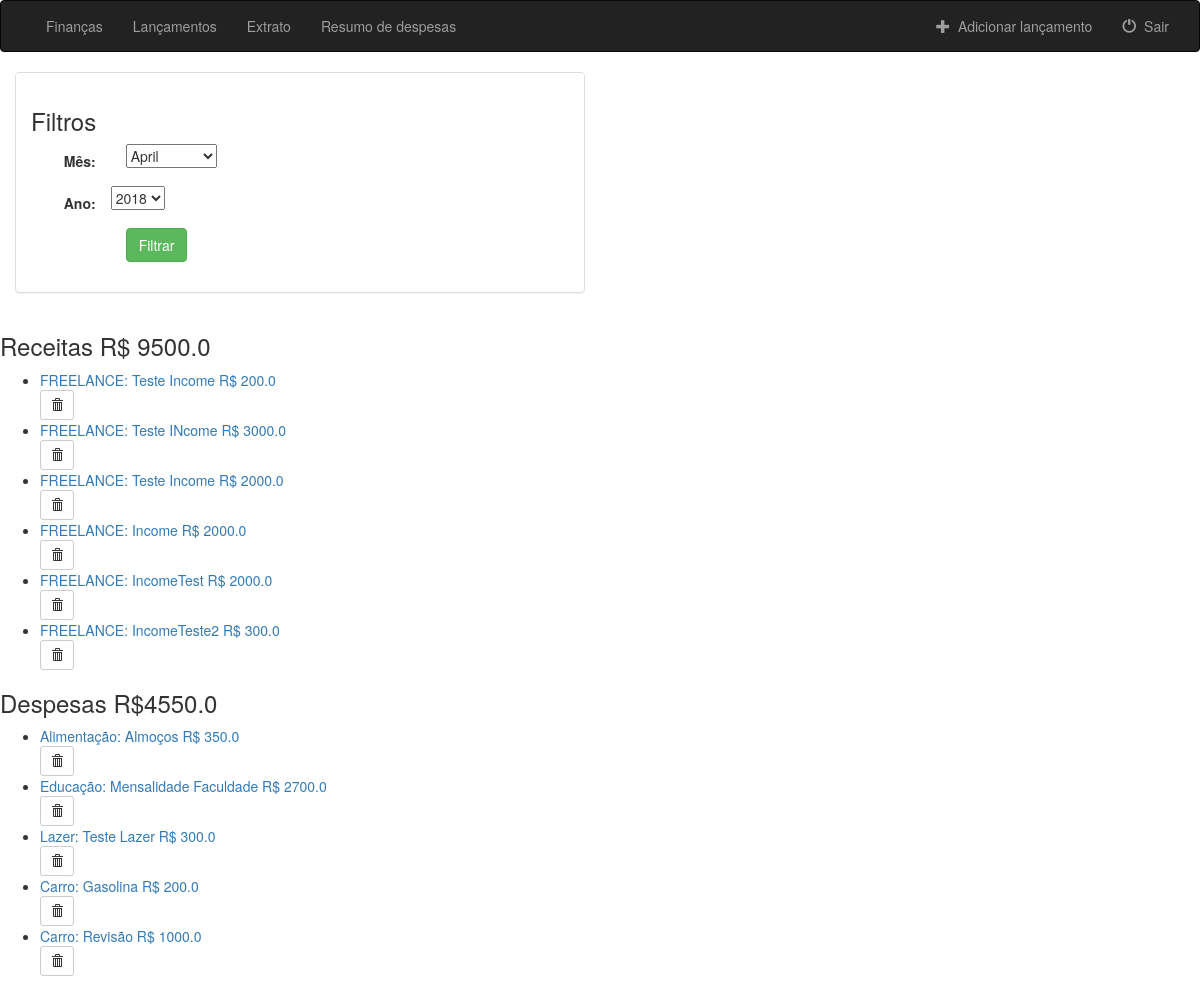
The app's page /finances/list_entry/ (signed in) with its own data.
### finances/models.py (models this page shows, shortened)
class Entry(models.Model):
    agent = models.ForeignKey(User, on_delete=models.CASCADE)
    category = models.ForeignKey(Category, on_delete=models.CASCADE)
    description = models.CharField(max_length=100)
    amount = models.FloatField()
    entry_date = models.DateField(default=timezone.now)
    objects = EntryManager()

class Category(models.Model):
    INCOME = 'IN'
    EXPENSE = 'EX'
    ENTRY_TYPE_CHOICES = (
        (INCOME, 'INCOME'),
        (EXPENSE, 'EXPENSE'),
    )
    entries_type = models.CharField(
        max_length=2,
        choices=ENTRY_TYPE_CHOICES,
        default= EXPENSE,
    )
    description = models.CharField(max_length=100)

### finances/views.py (the view, shortened to what this page needs)
# urls.py: path('list_entry/', views.ListEntry.as_view(), name='list_entry'),
class ListEntry(LoginRequiredMixin, View):
    template_name = 'finances/list_entry.html'
    login_url = 'finances:login_user'
    def get(self, request):
        return get_list_entries(request, None, self.template_name)

### finances/models.py (called while the page is built)
    def get_entries(self, user, month, year, limit, entry_type):
        try:
            return self.order_by('entry_date').filter(
                agent=user, category__in=Category.objects.filter(entries_type__in=entry_type),
                entry_date__month=month, entry_date__year=year
                )[:limit]
        except ObjectDoesNotExist:
            return None

    def get_incomes(self, user, month, year, limit):
        return self.get_entries(user, month, year, limit, [('IN')])

    def get_expenses(self, user, month, year, limit):
        return self.get_entries(user, month, year, limit, [('EX')])

    def get_all_entries(self, user, month, year, limit):
        return self.get_entries(user, month, year, limit, [('IN'), ('EX')])

    def get_entries_amount(self, user, entries):
        return entries.aggregate(Sum('amount'))

    def get_amount_expenses_by_category(self, user, month, year, limit):
        expenses = self.get_expenses(user, month, year, limit)
        return expenses.order_by('category__description').values('category__description').annotate(Sum('amount'))

    def get_expenses_by_category(self, user, month, year, limit):
        expenses = self.get_expenses(user, month, year, limit).values('category__description', 'description', 'amount', 'entry_date')
        return expenses.order_by('category__description', 'entry_date')

### finances/views.py (called while the page is built)
def get_months():
    months = []
    for i in range(1,13):
        months.append((i, calendar.month_name[i]))
    return months

def get_years(current_year, limit):
    years = []
    for i in range(current_year - limit, current_year + limit):
        years.append(i)
    return years

def get_list_expenses_by_category(request, limit, month, year):
    expenses =  Entry.objects.get_expenses_by_category(request.user, month, year, None)
    expenses_by_category = {}
    for result in expenses:
        key = result['category__description']
        if result['category__description'] in expenses_by_category:
            expenses_by_category[result['category__description']].append([
            result['entry_date'],
            result['description'],
            result['amount']
            ])
        else:
            expenses_by_category.setdefault(key, [])
            expenses_by_category[key].append([
            result['entry_date'],
            result['description'],
            result['amount']
            ])
    return expenses_by_category

### finances/templates/finances/list_entry.html (shortened to what this page needs)
{% extends 'finances/base.html' %}
{% block body %}
<div class="container-fluid">
        <div class="row">
            <div class="col-sm-12 col-md-6">
                <div class="panel panel-default">
                    <div class="panel-body">
                        <h3>Filtros</h3>
                        <form class="form-horizontal" role="form" action="{% url 'finances:list_entry'%}" method="post" enctype="multipart/form-data">
                            <div class="form-group">
                                <label class="control-label col-sm-2" for="id_month">Mês:</label>
                                <div class="col-sm-10">
                                    <select id="id_month"name="month">
                                        {% for month in months %}
                                            <option value="{{month.0}}"
                                            {% if month.0 == current_month%}selected="selected"{% endif %}>{{month.1}}</option>
                                        {% endfor %}
                                    </select>
                                </div>
                            </div>
                            <div class="form-group">
                                <label class="control-label col-sm-2" for="id_year">Ano:</label>
                                <select name="year" id="id_year">
                                    {% for year in years %}
                                        <option value="{{year}}"
                                        {% if year == current_year%}selected="selected"{% endif %}>{{year}}</option>
                                    {% endfor %}
                                </select>
                            </div>
                            <div class="form-group">
                                <div class="col-sm-offset-2 col-sm-10">
                                    <button type="submit" class="btn btn-success">Filtrar</button>
                                </div>
                            </div>
                        </form>
                    </div>
                </div>
            </div>
        </div>
</div>
{% if incomes %}
<h3>Receitas R$ {{total_incomes.amount__sum}}</h3>
<ul>
    {% for income in incomes %}
    <li><a href = "/finances/{{income.id}}/">{{income.category.description}}: {{income.description}} R$ {{income.amount}}</a></li>
    <form action="{% url 'finances:delete_entry' income.id %}" method="post" style="display: inline;">
        <button type="submit" class="btn btn-default btn-sm">
            <span class="glyphicon glyphicon-trash"></span>
        </button>
    </form>
    {% endfor %}
</ul>
{% else %}
<h3>Você não possui receitas</h3>
{% endif %}
{% if expenses %}
<h3>Despesas R${{total_expenses.amount__sum}}</h3>
<ul>
    {% for expense in expenses %}
    <li><a href = "/finances/{{expense.id}}/">{{expense.category.description}}: {{expense.description}} R$ {{expense.amount}}</a></li>
    <form action="{% url 'finances:delete_entry' expense.id %}" method="post" style="display: inline;">
        <button type="submit" class="btn btn-default btn-sm">
            <span class="glyphicon glyphicon-trash"></span>
        </button>
    </form>
    {% endfor %}
</ul>
{% else %}
<h3>Você não possui despesas</h3>
{% endif %}
{% endblock %}

### records on screen
Entry: category.description "FREELANCE", description "Teste Income", amount "200.0"
Entry: category.description "FREELANCE", description "Teste INcome", amount "3000.0"
Entry: category.description "FREELANCE", description "Teste Income", amount "2000.0"
Entry: category.description "FREELANCE", description "Income", amount "2000.0"
Entry: category.description "FREELANCE", description "IncomeTest", amount "2000.0"
Entry: category.description "FREELANCE", description "IncomeTeste2", amount "300.0"
Entry: category.description "Alimentação", description "Almoços", amount "350.0"
Entry: category.description "Educação", description "Mensalidade Faculdade", amount "2700.0"
Entry: category.description "Lazer", description "Teste Lazer", amount "300.0"
Entry: category.description "Carro", description "Gasolina", amount "200.0"
Entry: category.description "Carro", description "Revisão", amount "1000.0"

### other values on screen
{{ total_incomes.amount__sum }} "9500.0"
{{ total_expenses.amount__sum }} "4550.0"
form field month "April"
form field year "2018"
